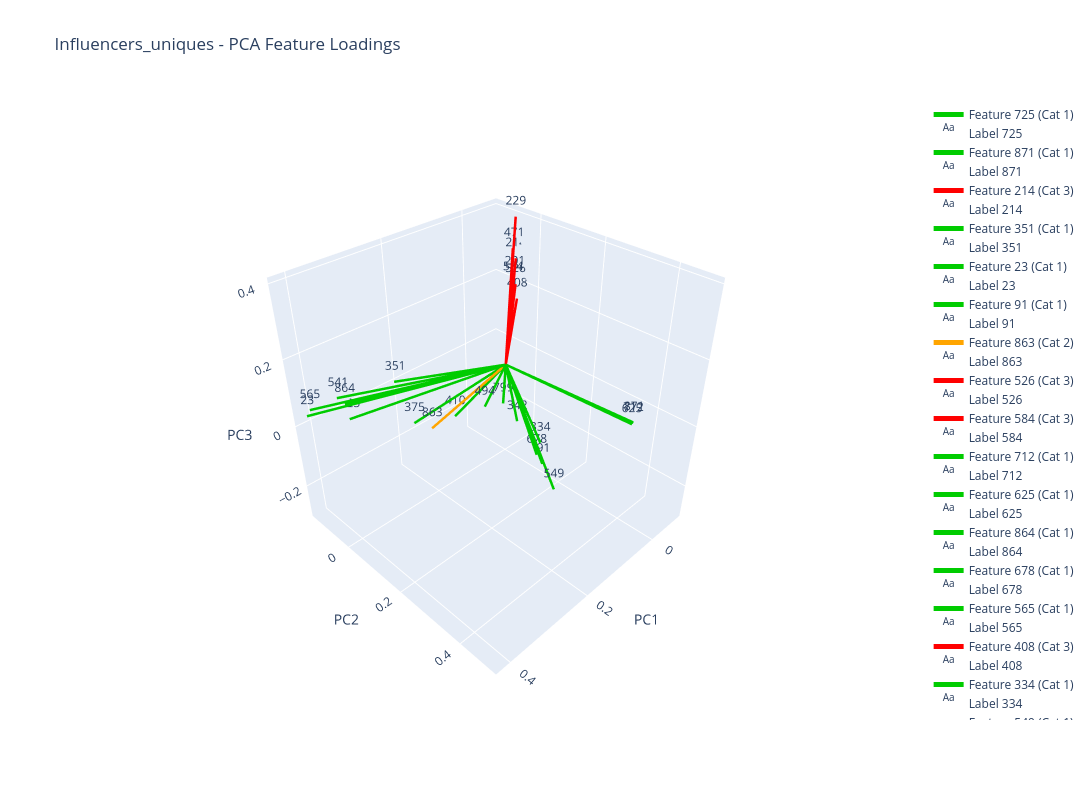

Notebook source saved alongside this figure:
### Markdown cell above
## 15.7. Influencers_uniques 3D

### Code cell
# From the loadings dataframe:Influencers_uniques
plot_pca_feature_loadings(Influencers_uniques, results_influencers_uniques_Loadings['Influencers_uniques_loadings_df'],
                                                analysis_results_Influencers_uniques,"Influencers_uniques", plot_3d=True)

### Figure 1 — Plotly figure (JSON) as saved in the notebook; plotly's stock layout.template omitted (floating-point values rounded to 4 significant figures)
{"data": [{"line": {"color": "#00CC00", "width": 5}, "mode": "lines", "name": "Feature 725 (Cat 1)", "type": "scatter3d", "x": [0, 0.3255], "y": [0, -0.1359], "z": [0, -0.04135]}, {"mode": "text", "name": "Label 725", "text": ["725"], "textposition": "top center", "type": "scatter3d", "x": [0.3255], "y": [-0.1359], "z": [-0.04135]}, {"line": {"color": "#00CC00", "width": 5}, "mode": "lines", "name": "Feature 871 (Cat 1)", "type": "scatter3d", "x": [0, 0.09661], "y": [0, 0.4862], "z": [0, 0.1379]}, {"mode": "text", "name": "Label 871", "text": ["871"], "textposition": "top center", "type": "scatter3d", "x": [0.09661], "y": [0.4862], "z": [0.1379]}, {"line": {"color": "#FF0000", "width": 5}, "mode": "lines", "name": "Feature 214 (Cat 3)", "type": "scatter3d", "x": [0, -0.07598], "y": [0, -0.05985], "z": [0, 0.2759]}, {"mode": "text", "name": "Label 214", "text": ["214"], "textposition": "top center", "type": "scatter3d", "x": [-0.07598], "y": [-0.05985], "z": [0.2759]}, {"line": {"color": "#00CC00", "width": 5}, "mode": "lines", "name": "Feature 351 (Cat 1)", "type": "scatter3d", "x": [0, 0.2423], "y": [0, -0.08229], "z": [0, 0.05279]}, {"mode": "text", "name": "Label 351", "text": ["351"], "textposition": "top center", "type": "scatter3d", "x": [0.2423], "y": [-0.08229], "z": [0.05279]}, {"line": {"color": "#00CC00", "width": 5}, "mode": "lines", "name": "Feature 23 (Cat 1)", "type": "scatter3d", "x": [0, 0.4177], "y": [0, -0.1283], "z": [0, 0.0371]}, {"mode": "text", "name": "Label 23", "text": ["23"], "textposition": "top center", "type": "scatter3d", "x": [0.4177], "y": [-0.1283], "z": [0.0371]}, {"line": {"color": "#00CC00", "width": 5}, "mode": "lines", "name": "Feature 91 (Cat 1)", "type": "scatter3d", "x": [0, 0.01777], "y": [0, 0.161], "z": [0, -0.2532]}, {"mode": "text", "name": "Label 91", "text": ["91"], "textposition": "top center", "type": "scatter3d", "x": [0.01777], "y": [0.161], "z": [-0.2532]}, {"line": {"color": "#FFA500", "width": 5}, "mode": "lines", "name": "Feature 863 (Cat 2)", "type": "scatter3d", "x": [0, 0.1762], "y": [0, -0.04987], "z": [0, -0.1302]}, {"mode": "text", "name": "Label 863", "text": ["863"], "textposition": "top center", "type": "scatter3d", "x": [0.1762], "y": [-0.04987], "z": [-0.1302]}, {"line": {"color": "#FF0000", "width": 5}, "mode": "lines", "name": "Feature 526 (Cat 3)", "type": "scatter3d", "x": [0, -0.06847], "y": [0, -0.0505], "z": [0, 0.2036]}, {"mode": "text", "name": "Label 526", "text": ["526"], "textposition": "top center", "type": "scatter3d", "x": [-0.06847], "y": [-0.0505], "z": [0.2036]}, {"line": {"color": "#FF0000", "width": 5}, "mode": "lines", "name": "Feature 584 (Cat 3)", "type": "scatter3d", "x": [0, -0.05676], "y": [0, -0.0444], "z": [0, 0.2169]}, {"mode": "text", "name": "Label 584", "text": ["584"], "textposition": "top center", "type": "scatter3d", "x": [-0.05676], "y": [-0.0444], "z": [0.2169]}, {"line": {"color": "#00CC00", "width": 5}, "mode": "lines", "name": "Feature 712 (Cat 1)", "type": "scatter3d", "x": [0, 0.09751], "y": [0, 0.4879], "z": [0, 0.1377]}, {"mode": "text", "name": "Label 712", "text": ["712"], "textposition": "top center", "type": "scatter3d", "x": [0.09751], "y": [0.4879], "z": [0.1377]}, {"line": {"color": "#00CC00", "width": 5}, "mode": "lines", "name": "Feature 625 (Cat 1)", "type": "scatter3d", "x": [0, 0.09726], "y": [0, 0.4849], "z": [0, 0.1321]}, {"mode": "text", "name": "Label 625", "text": ["625"], "textposition": "top center", "type": "scatter3d", "x": [0.09726], "y": [0.4849], "z": [0.1321]}, {"line": {"color": "#00CC00", "width": 5}, "mode": "lines", "name": "Feature 864 (Cat 1)", "type": "scatter3d", "x": [0, 0.3487], "y": [0, -0.1003], "z": [0, 0.04321]}, {"mode": "text", "name": "Label 864", "text": ["864"], "textposition": "top center", "type": "scatter3d", "x": [0.3487], "y": [-0.1003], "z": [0.04321]}, {"line": {"color": "#00CC00", "width": 5}, "mode": "lines", "name": "Feature 678 (Cat 1)", "type": "scatter3d", "x": [0, -0.001683], "y": [0, 0.1189], "z": [0, -0.2602]}, {"mode": "text", "name": "Label 678", "text": ["678"], "textposition": "top center", "type": "scatter3d", "x": [-0.001683], "y": [0.1189], "z": [-0.2602]}, {"line": {"color": "#00CC00", "width": 5}, "mode": "lines", "name": "Feature 565 (Cat 1)", "type": "scatter3d", "x": [0, 0.4154], "y": [0, -0.1156], "z": [0, 0.06126]}, {"mode": "text", "name": "Label 565", "text": ["565"], "textposition": "top center", "type": "scatter3d", "x": [0.4154], "y": [-0.1156], "z": [0.06126]}, {"line": {"color": "#FF0000", "width": 5}, "mode": "lines", "name": "Feature 408 (Cat 3)", "type": "scatter3d", "x": [0, -0.0659], "y": [0, -0.04153], "z": [0, 0.1628]}, {"mode": "text", "name": "Label 408", "text": ["408"], "textposition": "top center", "type": "scatter3d", "x": [-0.0659], "y": [-0.04153], "z": [0.1628]}, {"line": {"color": "#00CC00", "width": 5}, "mode": "lines", "name": "Feature 334 (Cat 1)", "type": "scatter3d", "x": [0, -0.00474], "y": [0, 0.1267], "z": [0, -0.2124]}, {"mode": "text", "name": "Label 334", "text": ["334"], "textposition": "top center", "type": "scatter3d", "x": [-0.00474], "y": [0.1267], "z": [-0.2124]}, {"line": {"color": "#00CC00", "width": 5}, "mode": "lines", "name": "Feature 549 (Cat 1)", "type": "scatter3d", "x": [0, 0.03862], "y": [0, 0.2271], "z": [0, -0.2891]}, {"mode": "text", "name": "Label 549", "text": ["549"], "textposition": "top center", "type": "scatter3d", "x": [0.03862], "y": [0.2271], "z": [-0.2891]}, {"line": {"color": "#00CC00", "width": 5}, "mode": "lines", "name": "Feature 375 (Cat 1)", "type": "scatter3d", "x": [0, 0.1934], "y": [0, -0.095], "z": [0, -0.1253]}, {"mode": "text", "name": "Label 375", "text": ["375"], "textposition": "top center", "type": "scatter3d", "x": [0.1934], "y": [-0.095], "z": [-0.1253]}, {"line": {"color": "#FF0000", "width": 5}, "mode": "lines", "name": "Feature 471 (Cat 3)", "type": "scatter3d", "x": [0, -0.05815], "y": [0, -0.04956], "z": [0, 0.3167]}, {"mode": "text", "name": "Label 471", "text": ["471"], "textposition": "top center", "type": "scatter3d", "x": [-0.05815], "y": [-0.04956], "z": [0.3167]}, {"line": {"color": "#FF0000", "width": 5}, "mode": "lines", "name": "Feature 229 (Cat 3)", "type": "scatter3d", "x": [0, -0.07933], "y": [0, -0.0666], "z": [0, 0.3936]}, {"mode": "text", "name": "Label 229", "text": ["229"], "textposition": "top center", "type": "scatter3d", "x": [-0.07933], "y": [-0.0666], "z": [0.3936]}, {"line": {"color": "#00CC00", "width": 5}, "mode": "lines", "name": "Feature 541 (Cat 1)", "type": "scatter3d", "x": [0, 0.3877], "y": [0, -0.04936], "z": [0, 0.1142]}, {"mode": "text", "name": "Label 541", "text": ["541"], "textposition": "top center", "type": "scatter3d", "x": [0.3877], "y": [-0.04936], "z": [0.1142]}, {"line": {"color": "#00CC00", "width": 5}, "mode": "lines", "name": "Feature 494 (Cat 1)", "type": "scatter3d", "x": [0, 0.2775], "y": [0, 0.2798], "z": [0, 0.1923]}, {"mode": "text", "name": "Label 494", "text": ["494"], "textposition": "top center", "type": "scatter3d", "x": [0.2775], "y": [0.2798], "z": [0.1923]}, {"line": {"color": "#FF0000", "width": 5}, "mode": "lines", "name": "Feature 201 (Cat 3)", "type": "scatter3d", "x": [0, -0.05994], "y": [0, -0.0469], "z": [0, 0.2318]}, {"mode": "text", "name": "Label 201", "text": ["201"], "textposition": "top center", "type": "scatter3d", "x": [-0.05994], "y": [-0.0469], "z": [0.2318]}, {"line": {"color": "#00CC00", "width": 5}, "mode": "lines", "name": "Feature 342 (Cat 1)", "type": "scatter3d", "x": [0, -0.02028], "y": [0, 0.02147], "z": [0, -0.2043]}, {"mode": "text", "name": "Label 342", "text": ["342"], "textposition": "top center", "type": "scatter3d", "x": [-0.02028], "y": [0.02147], "z": [-0.2043]}, {"line": {"color": "#00CC00", "width": 5}, "mode": "lines", "name": "Feature 410 (Cat 1)", "type": "scatter3d", "x": [0, 0.09485], "y": [0, -0.0745], "z": [0, -0.1587]}, {"mode": "text", "name": "Label 410", "text": ["410"], "textposition": "top center", "type": "scatter3d", "x": [0.09485], "y": [-0.0745], "z": [-0.1587]}, {"line": {"color": "#00CC00", "width": 5}, "mode": "lines", "name": "Feature 799 (Cat 1)", "type": "scatter3d", "x": [0, -0.007894], "y": [0, -0.01853], "z": [0, -0.1513]}, {"mode": "text", "name": "Label 799", "text": ["799"], "textposition": "top center", "type": "scatter3d", "x": [-0.007894], "y": [-0.01853], "z": [-0.1513]}], "layout": {"height": 800, "scene": {"aspectmode": "cube", "camera": {"center": {"x": 0, "y": 0, "z": 0}, "eye": {"x": 1.5, "y": 1.5, "z": 1.5}, "up": {"x": 0, "y": 0, "z": 1}}, "xaxis": {"title": {"text": "PC1"}}, "yaxis": {"title": {"text": "PC2"}}, "zaxis": {"title": {"text": "PC3"}}}, "showlegend": true, "title": {"text": "Influencers_uniques - PCA Feature Loadings"}, "width": 1200}}
